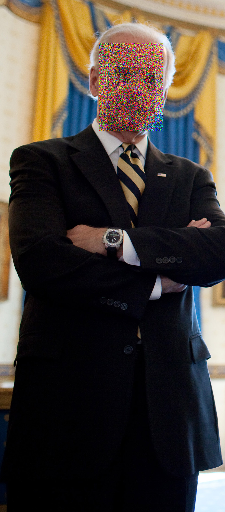
#> input picture python/api_test.png, 225 x 512 px
$ python -i irregular_tpe.py   (imports and definitions only)
#> lines starting #> are read from the running program, lines starting #| are printed output that depends on the picture
"""稀疏锚点自同步的不规则区域可逆加密 —— 老师最终实验 MATLAB 的 Python 移植

对应 MATLAB 文件：
  build_microcell_guide.m          -> build_microcell_guide
  prepare_sparse_anchor_partition.m -> select_base_anchors + reconstruct_guide
  （Phase 2/3 会继续补：边缘图、分割、合并、加解密主流程）

Phase 1 只做「分区地基」：微单元引导图 + 规则锚点 + 插值重建引导图。
"""
import numpy as np
import cv2
import hashlib

from tpe import key_decon, chaos, encrypt_group, decrypt_group, per_orders, re_orders


# ---------------------------------------------------------------------------
# build_microcell_guide.m
# ---------------------------------------------------------------------------
def partition_axis(axis_length, cell_size):
    """把长度为 axis_length 的轴切成 cell_size 大小的小段。

    返回 1-based 的 (starts, ends)；如果最后一段退化（只剩 1 个像素），并入前一段。
    """
    starts = list(range(1, axis_length + 1, cell_size))
    ends = [min(s + cell_size - 1, axis_length) for s in starts]
    if len(starts) > 1 and ends[-1] == starts[-1]:
        ends[-2] = ends[-1]
        starts = starts[:-1]
        ends = ends[:-1]
    return np.array(starts, dtype=np.int64), np.array(ends, dtype=np.int64)


def build_microcell_guide(img, cell_size=2):
    """切微单元，算每个单元的「精确像素和」和「均值引导图」。

    参数:
        img: uint8 的 HxW 或 HxWx3 图像
        cell_size: 微单元边长（老师默认 2）

    返回:
        guide:      (n_rows, n_cols, C) uint8 均值引导图（低频图）
        cell_map:   (H, W) int32，标记每个像素属于第几个单元（1-based）
        cell_sums:  (n_cells, C) uint32，每个单元的精确像素和
        cell_bounds:(n_cells, 4) [row_start, row_end, col_start, col_end]（1-based）
    """
    h, w = img.shape[:2]
    c = img.shape[2] if img.ndim == 3 else 1
    row_starts, row_ends = partition_axis(h, cell_size)
    col_starts, col_ends = partition_axis(w, cell_size)
    n_rows = len(row_starts)
    n_cols = len(col_starts)
    n_cells = n_rows * n_cols

    guide = np.zeros((n_rows, n_cols, c), dtype=np.uint8)
    cell_map = np.zeros((h, w), dtype=np.int32)
    cell_sums = np.zeros((n_cells, c), dtype=np.uint64)
    cell_bounds = np.zeros((n_cells, 4), dtype=np.int64)

    cell_id = 0
    for r in range(n_rows):
        rs = int(row_starts[r]) - 1          # 转 0-based 切片起点
        re = int(row_ends[r])                # 0-based 切片终点（开区间）
        for col in range(n_cols):
            cs = int(col_starts[col]) - 1
            ce = int(col_ends[col])
            cell_map[rs:re, cs:ce] = cell_id + 1          # 1-based 单元号
            cell_bounds[cell_id] = [
                row_starts[r], row_ends[r], col_starts[col], col_ends[col],
            ]
            pixel_count = (re - rs) * (ce - cs)
            for ch in range(c):
                block = img[rs:re, cs:ce, ch] if img.ndim == 3 else img[rs:re, cs:ce]
                s = int(block.sum())
                cell_sums[cell_id, ch] = s
                # 四舍五入（round-half-up），等价于 MATLAB 的 idivide 舍入
                guide[r, col, ch] = (s + pixel_count // 2) // pixel_count
            cell_id += 1

    return guide, cell_map, cell_sums, cell_bounds


# ---------------------------------------------------------------------------
# prepare_sparse_anchor_partition.m 里的锚点 + 重建部分
# ---------------------------------------------------------------------------
def _include_last(coords, last):
    coords = list(coords)
    if not coords or coords[-1] != last:
        coords.append(last)
    return np.array(coords, dtype=np.int64)


def select_base_anchors(guide, anchor_stride=2):
    """规则稀疏锚点：每 anchor_stride 个单元取一个（强制包含最后一行/列）。

    返回 (mask, anchor_rows, anchor_columns)：
        mask: (n_rows, n_cols) bool，锚点单元为 True
        anchor_rows / anchor_columns: 1-based 锚点坐标
    """
    h, w = guide.shape[:2]
    ar = _include_last(range(1, h + 1, anchor_stride), h)
    ac = _include_last(range(1, w + 1, anchor_stride), w)
    mask = np.zeros((h, w), dtype=bool)
    mask[np.ix_(ar - 1, ac - 1)] = True
    return mask, ar, ac


def reconstruct_guide(guide, anchor_rows, anchor_columns):
    """只靠锚点单元的值，用双线性插值重建整张引导图。

    等价于 MATLAB 的 reconstruct_guide：先横向 interp1、再纵向 interp1。
    只要锚点值不变，重建结果就完全一致（这是「自同步」的根基）。
    """
    h, w = guide.shape[:2]
    c = guide.shape[2] if guide.ndim == 3 else 1
    recon = np.zeros_like(guide)
    ar = anchor_rows - 1          # 0-based
    ac = anchor_columns - 1

    for ch in range(c):
        ch_data = guide[..., ch] if guide.ndim == 3 else guide
        samples = ch_data[np.ix_(ar, ac)].astype(np.float64)   # (len(ar), len(ac))

        # 横向：对每个锚点行，沿列方向线性插值
        horizontal = np.zeros((len(ar), w), dtype=np.float64)
        for i in range(len(ar)):
            horizontal[i, :] = np.interp(np.arange(w), ac, samples[i, :])

        # 纵向：对每个列，沿行方向线性插值
        channel = np.zeros((h, w), dtype=np.float64)
        for j in range(w):
            channel[:, j] = np.interp(np.arange(h), ar, horizontal[:, j])

        recon[..., ch] = np.clip(np.round(channel), 0, 255).astype(np.uint8)

    return recon


# ---------------------------------------------------------------------------
# Phase 2: 轮廓级不规则分区（分水岭）
# ---------------------------------------------------------------------------
def segment_guide(guide, target_area=256):
    """在引导图（单元均值图）上做分水岭，得到「沿边缘」的不规则区域。

    返回 labels: (n_rows, n_cols) int32，每个单元的区域号（1-based，连续）。
    """
    h, w = guide.shape[:2]
    if guide.ndim == 2:
        img3 = cv2.cvtColor(guide, cv2.COLOR_GRAY2BGR)
    else:
        img3 = cv2.cvtColor(guide, cv2.COLOR_RGB2BGR)

    # 网格种子（和老师 SLIC 里 seed_step 的思路一致）
    n_regions = max(16, min(int(round(h * w / target_area)), 3000))
    step = max(2, int(round(np.sqrt(h * w / n_regions))))
    markers = np.zeros((h, w), dtype=np.int32)
    k = 1
    for r in range(step // 2, h, step):
        for c in range(step // 2, w, step):
            markers[r, c] = k
            k += 1

    # 分水岭（cv2 内部会自己算梯度地形）
    cv2.watershed(img3, markers)

    # 分水岭把「脊线」标成 -1，需要把它们并进最近区域
    labels = markers.copy()
    labels[labels == -1] = 0
    for _ in range(200):
        zero = labels == 0
        if not zero.any():
            break
        rr, cc = np.where(zero)
        for r, c in zip(rr, cc):
            r0, r1 = max(0, r - 1), min(h, r + 2)
            c0, c1 = max(0, c - 1), min(w, c + 2)
            nb = labels[r0:r1, c0:c1]
            nb = nb[nb > 0]
            if nb.size:
                labels[r, c] = int(np.bincount(nb).argmax())

    # 重新编号成连续的 1..N（分水岭可能合并种子，标签会有空洞）
    unique = np.unique(labels)
    unique = unique[unique > 0]
    mapping = np.zeros(int(labels.max()) + 1, dtype=np.int32)
    mapping[unique] = np.arange(1, len(unique) + 1, dtype=np.int32)
    return mapping[labels]


def build_partition(img, cell_size=2, anchor_stride=3, target_area=None):
    """完整分区：微单元 → 锚点 → 重建引导图 → 分水岭分割 → 不规则区域。

    返回 partition 字典，加密和解密共用（必须确定性，才能自同步）。
    默认参数对齐老师实验：anchor_stride=3，目标约 20 个不规则区域。
    """
    if target_area is None:
        h, w = img.shape[:2]
        guide_area = (-(-h // cell_size)) * (-(-w // cell_size))
        target_area = max(16, int(round(guide_area / 20)))

    guide, cell_map, cell_sums, cell_bounds = build_microcell_guide(img, cell_size)
    anchor_mask, ar, ac = select_base_anchors(guide, anchor_stride)
    recon = reconstruct_guide(guide, ar, ac)
    cell_labels = segment_guide(recon, target_area)

    n_cells = cell_sums.shape[0]
    flat_labels = cell_labels.reshape(-1)               # 与 cell_id 一一对应

    num_regions = int(flat_labels.max())
    region_cells = [[] for _ in range(num_regions)]
    for cell_id in range(1, n_cells + 1):
        lab = int(flat_labels[cell_id - 1])
        region_cells[lab - 1].append(cell_id)

    anchor_flat = anchor_mask.reshape(-1)
    anchor_cell_ids = (np.where(anchor_flat)[0] + 1).astype(np.int64)

    return {
        "cell_size": cell_size,
        "guide": guide,
        "cell_map": cell_map,
        "cell_sums": cell_sums,
        "cell_bounds": cell_bounds,
        "reconstructed_guide": recon,
        "cell_labels": cell_labels,
        "region_cells": region_cells,
        "anchor_cell_ids": anchor_cell_ids,
    }


# ---------------------------------------------------------------------------
# Phase 3: 加密 / 解密主流程
# ---------------------------------------------------------------------------
# [80 lines left out: functions irregular_key_update, tpe_encrypt_vector, tpe_decrypt_vector, tpe_encrypt_cells, tpe_decrypt_cells, not called in this run]


def _cell_slice(part, cid):
    r0, r1, c0, c1 = part["cell_bounds"][cid - 1]
    return r0 - 1, r1, c0 - 1, c1      # 0-based [rs:re, cs:ce]


def _cell_pixels(channel, part, cid):
    rs, re, cs, ce = _cell_slice(part, cid)
    return channel[rs:re, cs:ce].reshape(-1)


def _scatter_cell(channel, part, cid, values):
    rs, re, cs, ce = _cell_slice(part, cid)
    channel[rs:re, cs:ce] = values.reshape(re - rs, ce - cs)


def _region_pixel_values(channel, part, cids):
    return np.concatenate([_cell_pixels(channel, part, cid) for cid in cids])


# [65 lines left out: functions _scatter_region, encrypt_image_irregular, decrypt_image_irregular, not called in this run]


# [40 lines not run here, left out]

>>> import cv2
>>> picture = cv2.cvtColor(cv2.imread('api_test.png'), cv2.COLOR_BGR2RGB)
>>> result = build_partition(picture)
#> after the loop in build_microcell_guide, `for r in range(n_rows):`:
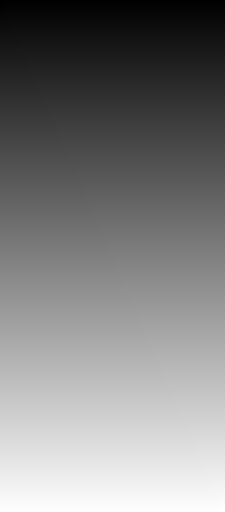
#> cell_map: shape (512, 225) int32; min 1, max 28672, mean 14336.7; drawn with min black and max white
#> after the loop in build_microcell_guide, `for r in range(n_rows):`:
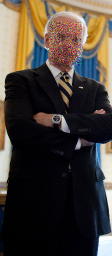
#> guide: shape (256, 112, 3); mean R, G, B 70.3, 62.2, 55.1
#> after the loop in build_microcell_guide, `for r in range(n_rows):`: cell_id = 28672
#> in build_partition, `anchor_mask, ar, ac = select_base_anchors(guide, anchor_stride)`:
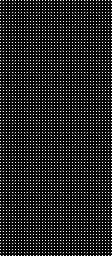
#> anchor_mask: shape (256, 112) bool; 11.4% white in thin lines or dots
#> in build_partition, `anchor_mask, ar, ac = select_base_anchors(guide, anchor_stride)`: ar = 86 values from 1 to 256; ac = 38 values from 1 to 112
#> in reconstruct_guide, `ar = anchor_rows - 1`: ar = 86 values from 0 to 255
#> in reconstruct_guide, `ac = anchor_columns - 1`: ac = 38 values from 0 to 111
#> after the loop in reconstruct_guide, `for ch in range(c):`:
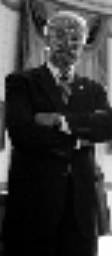
#> channel: shape (256, 112) float64; min 0, max 255, mean 55.3
#> after the loop in reconstruct_guide, `for ch in range(c):`:
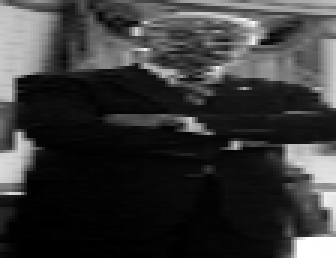
#> horizontal: shape (86, 112) float64 (shown 3 times larger); min 0, max 255, mean 55.5
#> after the loop in segment_guide, `for r in range(step // 2, h, step):`:
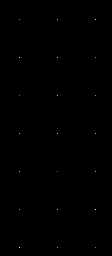
#> markers: shape (256, 112) int32; 22 distinct labels, from 0 to 21; one colour per label, 0 black
#> after the loop in segment_guide, `for _ in range(200):`:
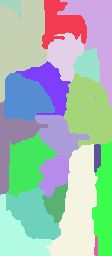
#> labels: shape (256, 112) int32; 21 distinct labels, from 1 to 21; one colour per label, 0 black
#> after the loop in segment_guide, `for _ in range(200):`: zero: shape (256, 112) bool; every value is 0
#> in build_partition, `num_regions = int(flat_labels.max())`: num_regions = 21
#> the loop in build_partition, `for cell_id in range(1, n_cells + 1):` made 28672 passes
#> lab on passes 1 to 3: 1, 1, 1
#> in build_partition, `anchor_cell_ids = (np.where(anchor_flat)[0] + 1).astype(np.int64)`: anchor_cell_ids = 3268 values from 1 to 28672
#> result = 9 items
